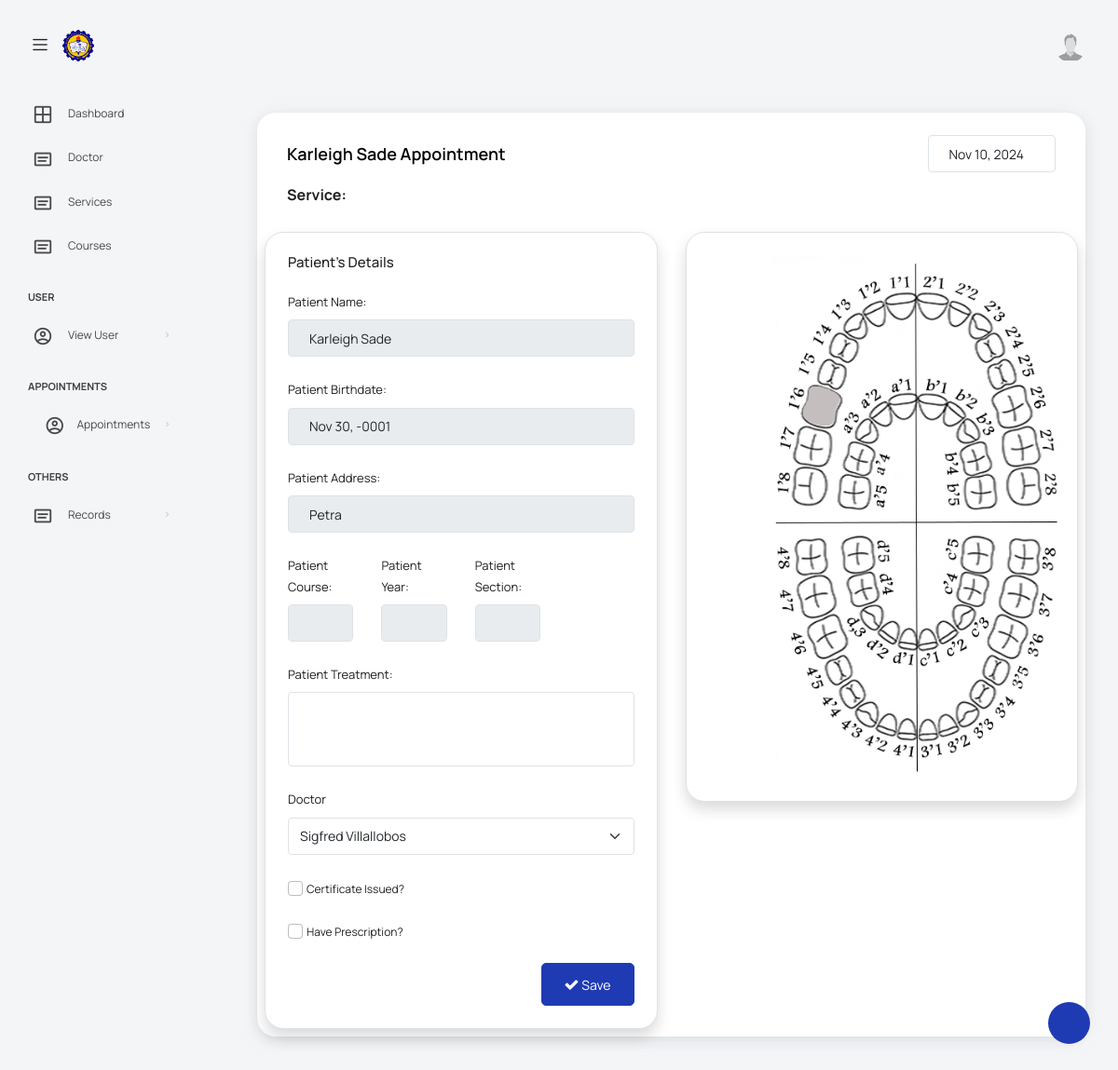
The page /views/assistantAssignTeeth.php?patient_id=43 on the database its author committed.
### tables this page shows
CREATE TABLE `patient` (
  `Patient_ID` int(13) NOT NULL,
  `Assistant_ID` int(13) DEFAULT NULL,
  `patientFname` varchar(30) DEFAULT NULL,
  `patientLname` varchar(30) DEFAULT NULL,
  `patientPassword` varchar(255) DEFAULT NULL,
  `patientContact` varchar(30) DEFAULT NULL,
  `patientEmail` varchar(60) DEFAULT NULL,
  `patientRole` varchar(10) DEFAULT NULL,
  `patientAddress` varchar(255) DEFAULT NULL,
  `patientBirthdate` date NOT NULL,
  `patientIDpicture` varchar(255) DEFAULT NULL,
  `patientProfilepicture` varchar(255) DEFAULT NULL,
  `patientStatus` int(2) DEFAULT NULL
);

CREATE TABLE `tooth` (
  `Tooth_ID` int(255) NOT NULL,
  `Patient_ID` int(13) DEFAULT NULL,
  `Tooth_Number` int(100) DEFAULT NULL,
  `Tooth_Status` int(2) DEFAULT NULL,
  `Recent_change` int(2) NOT NULL
);

### config/database.php (called while the page is built, shortened)
<?php
$host = "localhost";
$username = "root";
$password = "";
$database = "capstone";
$conn = mysqli_connect($host, $username, $password, $database);
function findAll($table, $orderBy = null)
{
    global $conn;
    $orderByClause = ($orderBy !== null) ? "ORDER BY " . key($orderBy) . " " . current($orderBy) : "";
    $stmt = $conn->prepare("SELECT * FROM $table $orderByClause");
    $stmt->execute();
    $result = $stmt->get_result();
    return $result->fetch_all(MYSQLI_ASSOC);
}
function first($table, $columns_and_values, $orderBy = null)
{
    global $conn;
    $sql = "SELECT * FROM $table WHERE ";
    $params = [];
    $types = "";
    $i = 0;
    foreach ($columns_and_values as $column => $value) {
        $sql .= "$column = ? ";
        $params[] = &$columns_and_values[$column];
        $types .= "s";
        if (++$i !== count($columns_and_values)) {
            $sql .= "AND ";
        }
    }
    $sql .= "LIMIT 1";
    $stmt = mysqli_prepare($conn, $sql);
    array_unshift($params, $types);
    call_user_func_array(array($stmt, "bind_param"), $params);
    $stmt->execute();
    $result = $stmt->get_result();
    return $result->fetch_assoc();
}

### views/assistantAssignTeeth.php (the view, shortened to what this page needs)
<?php require_once('assistantHeader.php'); ?>
<?php $user = first('patient', ['Patient_ID' => $_GET['patient_id']]); ?>
<div class="col-lg-12 grid-margin stretch-card mb-4">
    <div class="card px-2 pb-2">
        <div class="card-body">
            <div class="d-flex justify-content-between align-items-center">
                <h4 class="card-title m-0"><?= $user['patientFname'] . ' ' . $user['patientLname'] ?> Appointment</h4>
                <div class="col-md-2">
                    <input class="form-control bg-transparent border-0" disabled value="<?php echo date('M d, Y'); ?>">
                </div>
            </div>
            <div class="row mx-auto mt-3">
                <h5 class="px-0"><strong>Service:</strong>
                </h5>
            </div>
        </div>
        <div class="row">
            <div class="col-md-6">
                <div class="card shadow border" style="height: 100%;">
                    <div class="card-body">
                        <form method="post" action="../actions/appointmentResults.php">
                            <h6 class="m-0">Patient's Details</h6>
                            <div class="form-group mt-4">
                                <label>Patient Name:</label>
                                <input class="form-control" disabled value="<?= $user['patientFname'] . ' ' . $user['patientLname'] ?>">
                            </div>
                            <div class="form-group mt-4">
                                <label>Patient Birthdate:</label>
                                <input class="form-control" disabled value="<?php echo date('M d, Y', strtotime($user['patientBirthdate'])) ?>">
                            </div>
                            <div class="form-group mt-4">
                                <label>Patient Address:</label>
                                <input class="form-control" disabled value="<?= $user['patientAddress'] ?>">
                            </div>
                            <?php if ($user['patientRole'] == "student") :
                                $students = firstJoin('patient_student', [['course', 'patient_student.CourseID', 'course.CourseID']], ['patient_student.Patient_ID' => $user['Patient_ID']]);
                            ?>
                                <div class="form-group mt-4">
                                    <div class="row">
                                        <div class="col-md-3">
                                            <label>Patient Course:</label>
                                            <input class="form-control" disabled value="<?= isset($students['CourseName']) ? $students['CourseName'] : '' ?>">
                                        </div>
                                        <div class="col-md-3">
                                            <label>Patient Year:</label>
                                            <input class="form-control" disabled value="<?= isset($students['Year']) ? $students['Year'] : ''?>">
                                        </div>
                                        <div class="col-md-3">
                                            <label>Patient Section:</label>
                                            <input class="form-control" disabled value="<?= isset($students['Section']) ? $students['Section'] : '' ?>">
                                        </div>
                                    </div>
                                </div>
                            <?php endif; ?>
                            <div class="form-group mt-2">
                                <label>Patient Treatment:</label>
                                <textarea type="text" name="treatment" class="form-control" rows="5" required></textarea>
                            </div>
                            <div class="form-group mt-3">
                                <label>Doctor</label>
                                <select class="form-select" name="doctor">
                                    <?php $rows = findAll('doctor');
                                    foreach ($rows as $doctor) :
                                    ?>
                                        <option value="<?= $doctor['Doctor_ID'] ?>"><?= $doctor['Doctor_name'] ?></option>
                                    <?php endforeach; ?>
                                </select>
                            </div>
                            <div class="form-group mt-3">
                                <input type="checkbox" class="form-check-input me-1" name="certificate" value="1"><span style="font-size: 12px;">Certificate Issued?</span>
                            </div>
                            <div class="form-group mt-3">
                                <input type="checkbox" class="form-check-input me-1" name="checkbox" value="1" id="prescriptcheckbox"><span style="font-size: 12px;">Have Prescription?</span>
                            </div>
                            <div class="form-group mt-3">
                                <button type="submit" class="btn btn-primary float-end px-4"><i class="fa fa-check"></i> Save</button>
                            </div>
                        </form>
                    </div>
                </div>
            </div>
            <div class="col-md-6">
                <div class="card shadow border">
                    <div class="card-body p-4 d-flex justify-content-center position-relative mx-auto" id="teeth_box" patient-id="<?php echo $_GET['patient_id']; ?>" style="height:610px">
                        <?php
                        for ($i = 1; $i <= 52; $i++) {
                            ${"teeth{$i}"} = first('tooth', ['Patient_ID' => $_GET['patient_id'], 'Tooth_Number' => $i]);
                        }
                        ?>
                        <?php for ($i = 1; $i <= 52; $i++) { ?>
                            <?php $tooth = ${'teeth' . $i}; ?>
                            <img class="teeths teeth<?php echo $i; ?> <?php echo $tooth['Recent_change'] == 2 ? 'border-custom' : '' ?>" tooth-status="<?php echo $tooth['Tooth_Status']; ?>" tooth-id="<?php echo $tooth['Tooth_ID']; ?>" src="<?php echo $tooth['Tooth_Status'] == 1 ? '../public/assets/images/teeth/filled/tooth no' . $i . '.png' : ($tooth['Tooth_Status'] == 2 ? '../public/assets/images/teeth/cavities/tooth ' . $i . '.png' : ($tooth['Tooth_Status'] == 3 ? '../public/assets/images/teeth/extracted/tooth ' . $i . '.png' : ($tooth['Tooth_Status'] == 4 ? '../public/assets/images/teeth/replaced/tooth ' . $i . '.png' : '../public/assets/images/teeth/default.png'))); ?>">
                        <?php } ?>
                        <img class="" style="height:100%; width:100%; object-fit:contain" src="../public/assets/images/toothchart.png">
                    </div>
                </div>
            </div>
        </div>
    </div>
</div>
</div>
<?php require_once('footer.php'); ?>

### rows shown on the page
patient: patientFname "Karleigh", patientLname "Sade", patientFname+patientLname "Karleigh Sade", patientBirthdate "Nov 30, -0001", patientAddress "Petra"
tooth: shows a picture

### other values the page prints
form field doctor "Sigfred Villallobos"
